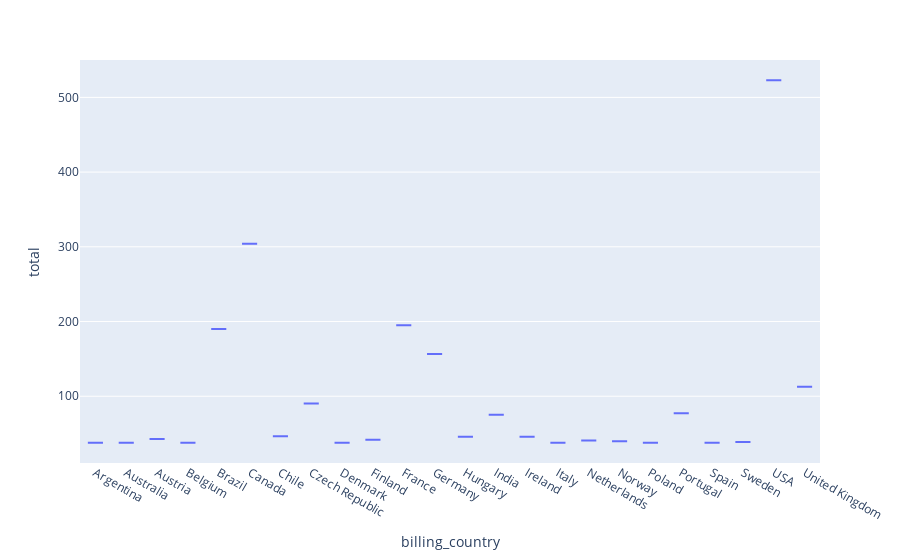

The cell this chart's notebook holds for it:
### Markdown cell above
Задача 3: На основе данных из таблицы invoice создайте коробчатую диаграмму, показывающую распределение дохода (поле total) в разбивке по странам.

### Code cell
with connect_to('postgres') as conn:
    df2=pd.read_sql("""select * from invoice""", conn)
px.box(
    data_frame=df2.groupby(['billing_country'],as_index=False)['total'].sum(),
    x='billing_country',
    y='total'
)

### Figure 1 — Plotly figure (JSON) as saved in the notebook; plotly's stock layout.template omitted (floating-point values rounded to 4 significant figures)
{"data": [{"alignmentgroup": "True", "hovertemplate": "billing_country=%{x}<br>total=%{y}<extra></extra>", "legendgroup": "", "marker": {"color": "#636efa"}, "name": "", "notched": false, "offsetgroup": "", "orientation": "v", "showlegend": false, "type": "box", "x": ["Argentina", "Australia", "Austria", "Belgium", "Brazil", "Canada", "Chile", "Czech Republic", "Denmark", "Finland", "France", "Germany", "Hungary", "India", "Ireland", "Italy", "Netherlands", "Norway", "Poland", "Portugal", "Spain", "Sweden", "USA", "United Kingdom"], "x0": " ", "xaxis": "x", "y": [37.62, 37.62, 42.62, 37.62, 190.1, 304.0, 46.62, 90.24, 37.62, 41.62, 195.1, 156.5, 45.62, 75.26, 45.62, 37.62, 40.62, 39.62, 37.62, 77.24, 37.62, 38.62, 523.1, 112.9], "y0": " ", "yaxis": "y"}], "layout": {"boxmode": "group", "legend": {"tracegroupgap": 0}, "margin": {"t": 60}, "xaxis": {"anchor": "y", "domain": [0, 1], "title": {"text": "billing_country"}}, "yaxis": {"anchor": "x", "domain": [0, 1], "title": {"text": "total"}}}}
